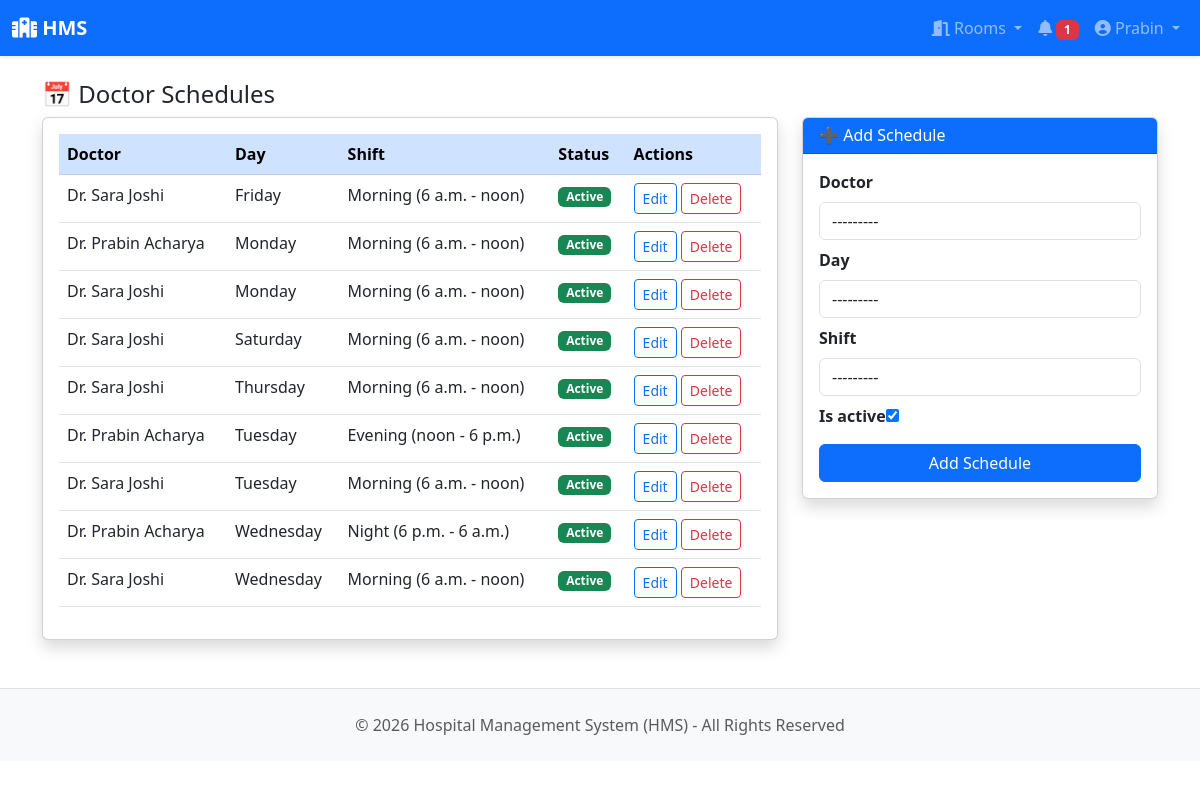
The page /clinical/schedules/ (signed in) on the database its author committed.
### users/models.py (models this page shows, shortened)
class User(AbstractBaseUser, PermissionsMixin):
    ROLE_CHOICES = [
        ('PATIENT', 'Patient'),
        ('DOCTOR', 'Doctor'),
        ('RECEPTIONIST', 'Receptionist'),
        ('LAB_TECHNICIAN', 'Lab Technician'),
        ('ADMIN', 'Super Admin'),
    ]
    email = models.EmailField(unique=True)
    username = models.CharField(max_length=50)
    role = models.CharField(max_length=20, choices=ROLE_CHOICES, default='PATIENT')
    is_active = models.BooleanField(default=False)  # False until email activated
    is_staff = models.BooleanField(default=False)
    date_joined = models.DateTimeField(auto_now_add=True)
    activation_token = models.CharField(max_length=200, blank=True, null=True)
    objects = UserManager()
    USERNAME_FIELD = 'email'
    REQUIRED_FIELDS = ['username']

### clinical/models.py (models this page shows, shortened)
class DoctorSchedule(models.Model):
    DAY_CHOICES = [
        ('MON', 'Monday'),
        ('TUE', 'Tuesday'),
        ('WED', 'Wednesday'),
        ('THU', 'Thursday'),
        ('FRI', 'Friday'),
        ('SAT', 'Saturday'),
        ('SUN', 'Sunday'),
    ]
    doctor = models.ForeignKey(Doctor, on_delete=models.CASCADE, related_name='schedules')
    day = models.CharField(max_length=3, choices=DAY_CHOICES)
    shift = models.ForeignKey(Shift, on_delete=models.CASCADE)
    is_active = models.BooleanField(default=True)
    class Meta:
        unique_together = ['doctor', 'day']
        ordering = ['day']

class Doctor(models.Model):
    user = models.OneToOneField(User, on_delete=models.CASCADE, related_name='doctor_profile')
    specialization = models.ForeignKey(Specialization, on_delete=models.SET_NULL, null=True, related_name='doctors')
    consultation_fee = models.DecimalField(max_digits=8, decimal_places=2, default=0)
    bio = models.TextField(blank=True)
    experience_years = models.IntegerField(default=0)
    is_available = models.BooleanField(default=True)
    photo = models.ImageField(upload_to='doctors/profile/', null=True, blank=True)
    phone = models.CharField(max_length=15, blank=True)
    created_at = models.DateTimeField(auto_now_add=True)
    updated_at = models.DateTimeField(auto_now=True)
    def __str__(self):
        return f"Dr. {self.user.username} - {self.specialization}"
    class Meta:
        ordering = ['user__username']

class Shift(models.Model):
    SHIFT_CHOICES = [
        ('Morning', 'Morning'),
        ('Evening', 'Evening'),
        ('Night', 'Night'),
    ]
    name = models.CharField(max_length=20, choices=SHIFT_CHOICES, unique=True)
    start_time = models.TimeField()
    end_time = models.TimeField()
    slot_duration = models.IntegerField(default=30, help_text="Slot duration in minutes")
    def __str__(self):
        return f"{self.name} ({self.start_time} - {self.end_time})"

### clinical/views.py (the view, shortened to what this page needs)
# urls.py: path('schedules/', views.schedule_list, name='schedule_list'),
@login_required
def schedule_list(request):
    if request.user.role != 'ADMIN':
        messages.error(request, 'Access denied.')
        return redirect('users:dashboard')
    schedules = DoctorSchedule.objects.select_related('doctor__user', 'shift').all()
    form = DoctorScheduleForm()
    return render(request, 'clinical/schedule_list.html', {'schedules': schedules, 'form': form})

### clinical/forms.py
class DoctorScheduleForm(forms.ModelForm):
    class Meta:
        model = DoctorSchedule
        fields = ['doctor', 'day', 'shift', 'is_active']
        widgets = {
            'doctor': forms.Select(attrs={'class': 'form-control'}),
            'day': forms.Select(attrs={'class': 'form-control'}),
            'shift': forms.Select(attrs={'class': 'form-control'}),
        }

### clinical/models.py (called while the page is built)
    def __str__(self):
        return self.name

### notifications/context_processors.py (called while the page is built)
def unread_notifications(request):
    if request.user.is_authenticated:
        count = Notification.objects.filter(recipient=request.user, is_read=False).count()
        return {'unread_notification_count': count}
    return {'unread_notification_count': 0}

### templates/clinical/schedule_list.html (shortened to what this page needs)
{% extends 'base.html' %}
{% block content %}
<h4>📅 Doctor Schedules</h4>
<div class="row">
    <div class="col-md-8">
        <div class="card shadow">
            <div class="card-body">
                <table class="table table-hover">
                    <thead class="table-primary">
                        <tr><th>Doctor</th><th>Day</th><th>Shift</th><th>Status</th><th>Actions</th></tr>
                    </thead>
                    <tbody>
                        {% for schedule in schedules %}
                        <tr>
                            <td>Dr. {{ schedule.doctor.user.username }}</td>
                            <td>{{ schedule.get_day_display }}</td>
                            <td>{{ schedule.shift.name }} ({{ schedule.shift.start_time }} - {{ schedule.shift.end_time }})</td>
                            <td>{% if schedule.is_active %}<span class="badge bg-success">Active</span>{% else %}<span class="badge bg-danger">Inactive</span>{% endif %}</td>
                            <td>
                                <a href="{% url 'clinical:schedule_edit' schedule.pk %}" class="btn btn-sm btn-outline-primary">Edit</a>
                                <a href="{% url 'clinical:schedule_delete' schedule.pk %}" class="btn btn-sm btn-outline-danger">Delete</a>
                            </td>
                        </tr>
                        {% empty %}
                        <tr><td colspan="5" class="text-center text-muted">No schedules yet.</td></tr>
                        {% endfor %}
                    </tbody>
                </table>
            </div>
        </div>
    </div>
    <div class="col-md-4">
        <div class="card shadow">
            <div class="card-header bg-primary text-white"><h6 class="mb-0">➕ Add Schedule</h6></div>
            <div class="card-body">
                <form method="POST">{% csrf_token %}
                    {% for field in form %}
                    <div class="mb-2"><label class="form-label fw-bold">{{ field.label }}</label>{{ field }}
                    {% if field.errors %}<div class="text-danger small">{{ field.errors }}</div>{% endif %}</div>
                    {% endfor %}
                    <button type="submit" class="btn btn-primary w-100">Add Schedule</button>
                </form>
            </div>
        </div>
    </div>
</div>
{% endblock %}

### templates/base.html (shortened to what this page needs)
<!DOCTYPE html>
<html lang="en">
<head>
    <link href="https://cdn.jsdelivr.net/npm/bootstrap@5.3.0/dist/css/bootstrap.min.css" rel="stylesheet">
    <link href="https://cdnjs.cloudflare.com/ajax/libs/font-awesome/6.0.0/css/all.min.css" rel="stylesheet">
</head>
<body>
{% if user.is_authenticated %}
<nav class="navbar navbar-expand-lg navbar-dark bg-primary sticky-top shadow-sm">
    <div class="container-fluid">
        <a class="navbar-brand fw-bold" href="{% url 'users:dashboard' %}">
            <i class="fas fa-hospital"></i> HMS
        </a>
        <div class="collapse navbar-collapse" id="navbarNav">
            <div class="navbar-nav ms-auto">
                {% if user.role == 'PATIENT' or user.role == 'DOCTOR' or user.role == 'RECEPTIONIST' or user.role == 'ADMIN' %}
                <div class="nav-item dropdown">
                    <a class="nav-link dropdown-toggle" href="#" id="roomsDropdown" role="button" data-bs-toggle="dropdown">
                        <i class="fas fa-door-open"></i> Rooms
                    </a>
                </div>
                {% endif %}
                <a class="nav-link" href="{% url 'notifications:notification_list' %}" title="Notifications">
                    <i class="fas fa-bell"></i>
                    {% if unread_notification_count > 0 %}
                        <span class="badge bg-danger">{{ unread_notification_count }}</span>
                    {% endif %}
                </a>
                <div class="nav-item dropdown">
                    <a class="nav-link dropdown-toggle" href="#" id="userDropdown" role="button" data-bs-toggle="dropdown">
                        <i class="fas fa-user-circle"></i> {{ user.first_name|default:user.username }}
                    </a>
                </div>
            </div>
        </div>
    </div>
</nav>
{% endif %}
<div class="{% if user.is_authenticated %}container{% else %}container-fluid{% endif %} mt-4">
    {% block content %}{% endblock %}
</div>
<footer class="bg-light text-muted py-4 mt-5 border-top">
    <div class="container text-center">
        <p class="mb-0">&copy; 2026 Hospital Management System (HMS) - All Rights Reserved</p>
    </div>
</footer>
<link href="https://cdnjs.cloudflare.com/ajax/libs/font-awesome/6.0.0/css/all.min.css" rel="stylesheet">
</body>
</html>

### rows shown on the page
User: first_name "Prabin"
DoctorSchedule: doctor.user.username "Sara Joshi", day "Friday", shift.name "Morning", shift.start_time "6 a.m.", shift.end_time "noon", is_active "Active"
DoctorSchedule: doctor.user.username "Prabin Acharya", day "Monday", shift.name "Morning", shift.start_time "6 a.m.", shift.end_time "noon", is_active "Active"
DoctorSchedule: doctor.user.username "Sara Joshi", day "Monday", shift.name "Morning", shift.start_time "6 a.m.", shift.end_time "noon", is_active "Active"
DoctorSchedule: doctor.user.username "Sara Joshi", day "Saturday", shift.name "Morning", shift.start_time "6 a.m.", shift.end_time "noon", is_active "Active"
DoctorSchedule: doctor.user.username "Sara Joshi", day "Thursday", shift.name "Morning", shift.start_time "6 a.m.", shift.end_time "noon", is_active "Active"
DoctorSchedule: doctor.user.username "Prabin Acharya", day "Tuesday", shift.name "Evening", shift.start_time "noon", shift.end_time "6 p.m.", is_active "Active"
DoctorSchedule: doctor.user.username "Sara Joshi", day "Tuesday", shift.name "Morning", shift.start_time "6 a.m.", shift.end_time "noon", is_active "Active"
DoctorSchedule: doctor.user.username "Prabin Acharya", day "Wednesday", shift.name "Night", shift.start_time "6 p.m.", shift.end_time "6 a.m.", is_active "Active"
DoctorSchedule: doctor.user.username "Sara Joshi", day "Wednesday", shift.name "Morning", shift.start_time "6 a.m.", shift.end_time "noon", is_active "Active"

### other values the page prints
{{ unread_notification_count }} "1"
{{ field.label }} "Doctor" "Day" "Shift" "Is active"
